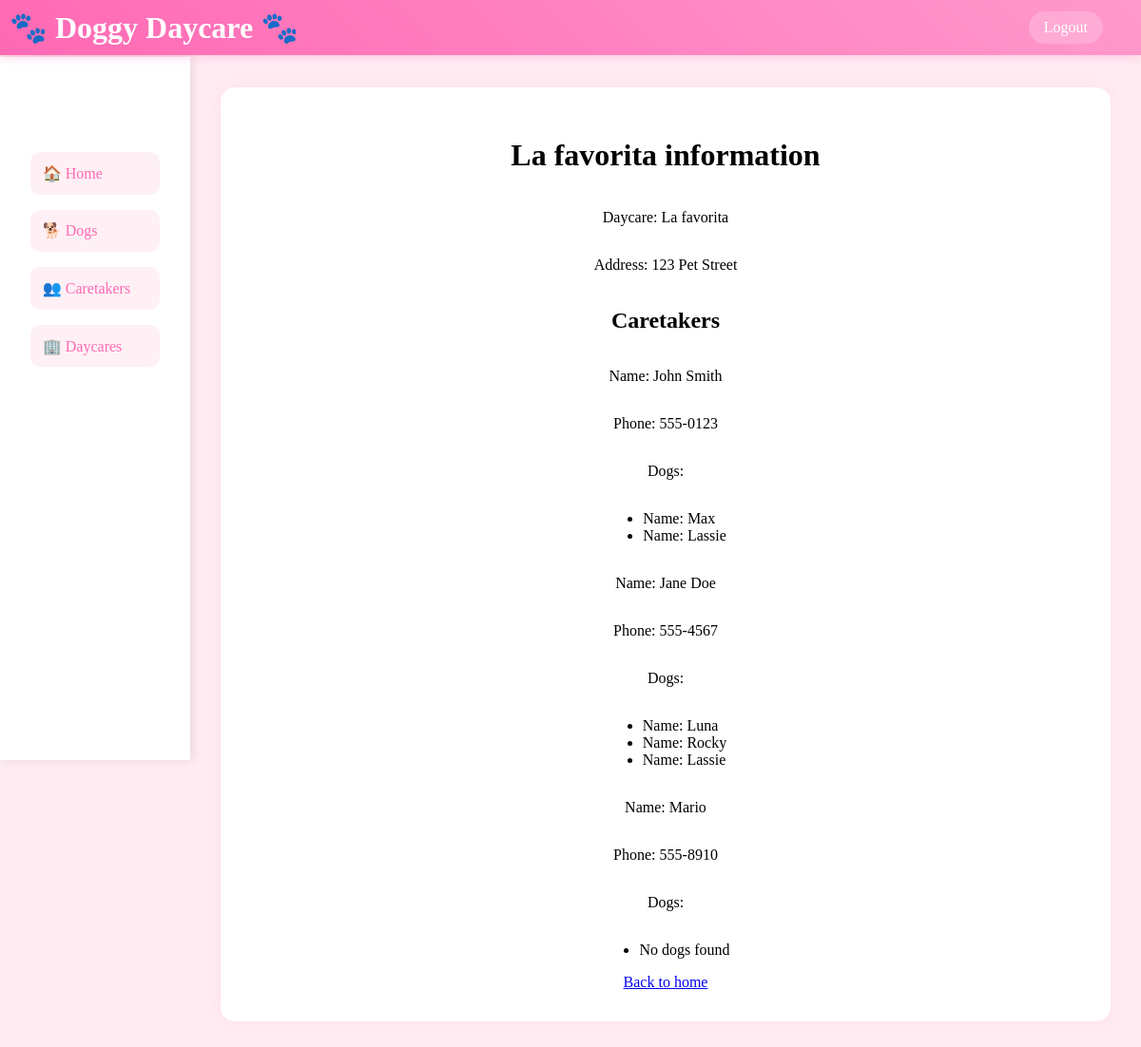
Screenshot of /daycares/favorita (signed in) with the database file from the repository.
### models/daycare.py (models this page shows)
class Daycare(db.Model):
    __tablename__ = "daycares"
    id = db.Column(db.Integer, primary_key=True, autoincrement=True)
    name = db.Column(db.String(45), nullable=False)
    address = db.Column(db.String(45), nullable=False)
    dogs = db.relationship('Dog', backref='daycare', lazy=True)

### models/caretaker.py (models this page shows)
class Caretaker(db.Model):
    __tablename__ = "caretakers"
    id = db.Column(db.Integer, primary_key=True, autoincrement=True)
    name = db.Column(db.String(45), nullable=False)
    phone = db.Column(db.String(25), nullable=False)
    id_daycare = db.Column(db.ForeignKey("daycares.id"), nullable=False)
    dogs = db.relationship('Dog', backref='caretaker', lazy=True)

### models/dog.py (models this page shows)
class Dog(db.Model):
    __tablename__ = "dogs"
    id = db.Column(db.Integer, primary_key=True, autoincrement=True)
    name = db.Column(db.String(45), nullable=False)
    breed = db.Column(db.String(45), nullable=False)
    age = db.Column(db.Integer, nullable=False)
    weight = db.Column(db.Float, nullable=False)
    id_daycare = db.Column(
        db.Integer,
        db.ForeignKey("daycares.id"),
        nullable=False
    )
    id_caretaker = db.Column(
        db.Integer,
        db.ForeignKey("caretakers.id"),
        nullable=False
    )

### views/daycare.py (the view)
@daycare_blueprint.route('/favorita', methods=['GET'])
@login_required
def get_favorita():
    if not current_user.is_admin:
        return redirect(url_for('app.welcome'))
    daycare_with_caretakers = Daycare.query.filter_by(
        name='La favorita').first()
    if daycare_with_caretakers:
        caretakers = Caretaker.query.filter_by(
            id_daycare=daycare_with_caretakers.id).all()
        for caretaker in caretakers:
            caretaker.dogs = Dog.query.filter_by(
                id_caretaker=caretaker.id).all()
        return render_template(
            'la_favorita.html',
            caretakers=caretakers,
            daycare=daycare_with_caretakers
        )
    return jsonify({'message': 'Daycare not found'}), 404

### app.py (called while the page is built)
@login_manager.user_loader
def load_user(user_id):
    return User.query.get(int(user_id))

### templates/la_favorita.html
{% extends "base.html" %}
{% block content %}
    <h1>La favorita information</h1>
    <p>Daycare: {{ daycare.name }}</p>
    <p>Address: {{ daycare.address }}</p>
    <h2>Caretakers</h2>
    {% for caretaker in caretakers %}
        <p>Name: {{ caretaker.name }} </p>
        <p>Phone: {{ caretaker.phone }}</p>
        <p>Dogs:</p>
        <ul>
            {% for dog in caretaker.dogs %}
                <li>Name: {{ dog.name }}</li>
            {% else %}
                <li>No dogs found</li>
            {% endfor %}
        </ul>
    {% endfor %}
    <a href="/">Back to home</a>
{% endblock %}

### templates/base.html (style rules this page uses)
* { box-sizing: border-box; }
body { margin: 0; padding: 0; font-family: 'Comic Sans MS', cursive; background-color: #ffecf2; min-height: 100vh; display: flex; }

### rows the page displays
Daycare: name "La favorita", address "123 Pet Street"
Caretaker: name "John Smith", phone "555-0123"
Dog: name "Max"
Dog: name "Lassie"
Caretaker: name "Jane Doe", phone "555-4567"
Dog: name "Luna"
Dog: name "Rocky"
Dog: name "Lassie"
Caretaker: name "Mario", phone "555-8910"
